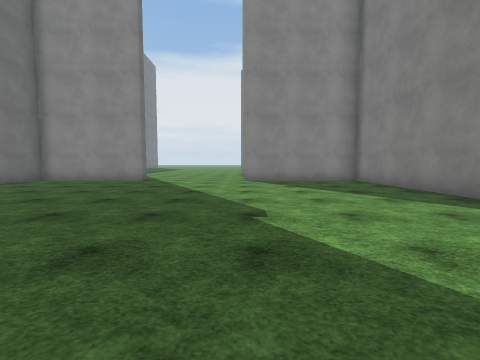
view 1 (above)

21 first-person views from a walk through a scene from a Unity 3-D project. The camera is 1.3 m above the floor, tilts 4° down and sees 90° across. The floor is counted in squares, 2 m on a side. Each view is taken from the middle of a square. On the plan, view 1 faces up. The plan holds only what a view shows up to about 9 squares ahead; the rest is blank. The place goes on beyond the plan. Surface patterns are stand-ins for the level's own textures.

view 2
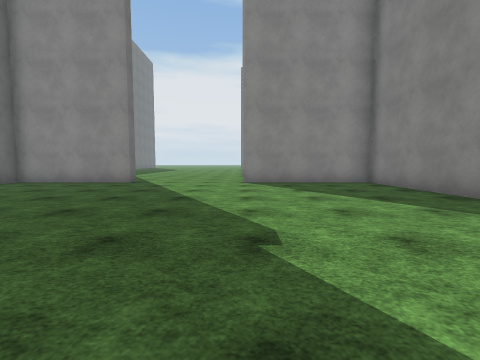

view 3
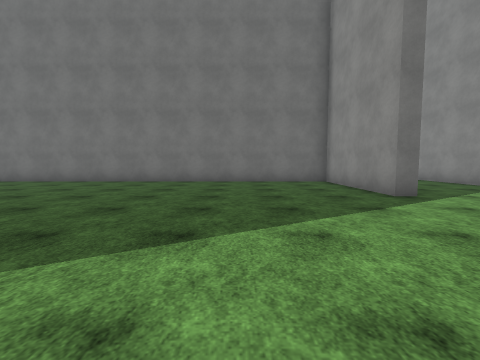

view 4
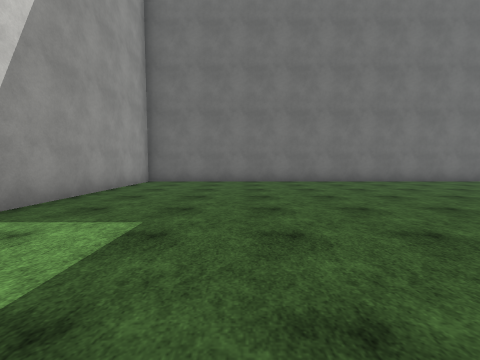

view 5
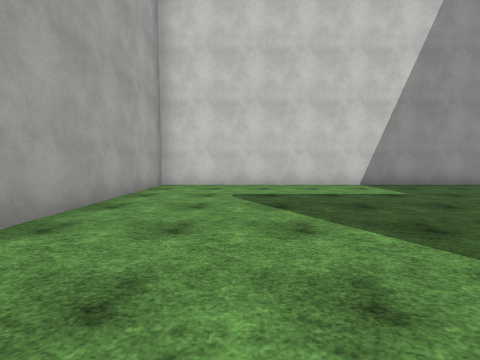

view 6
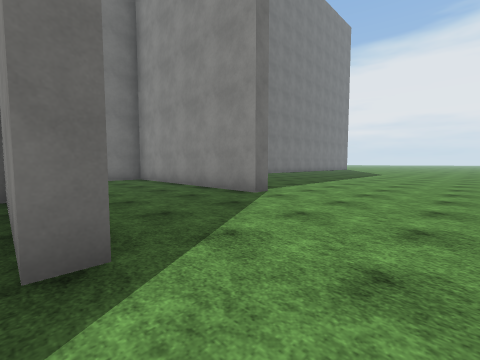

view 7
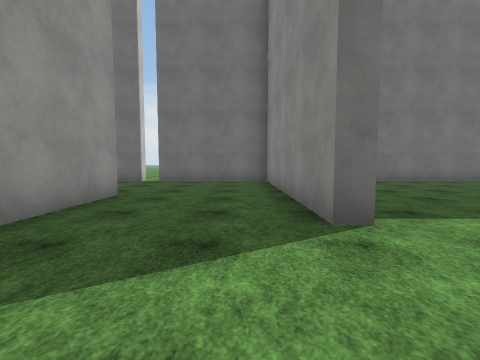

view 8
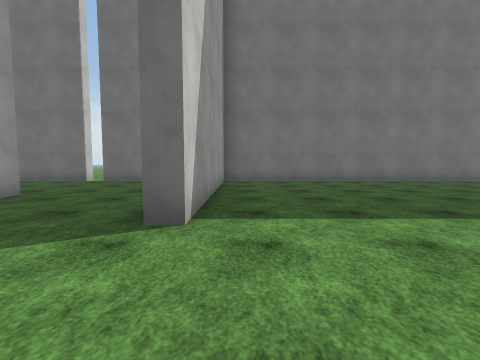

view 9
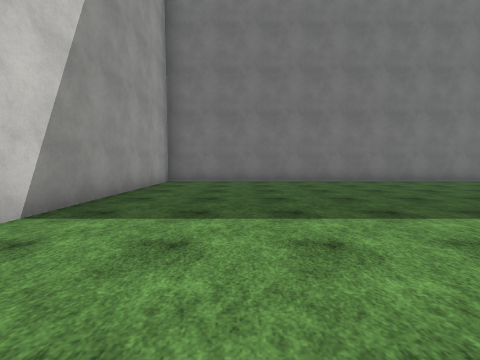

view 10
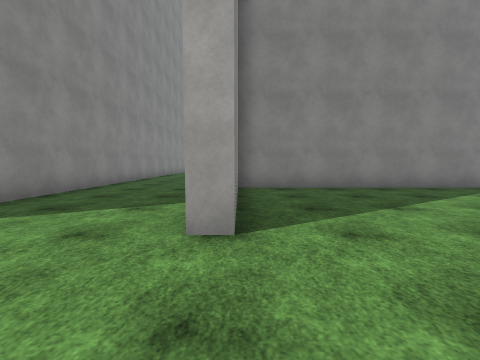

view 11
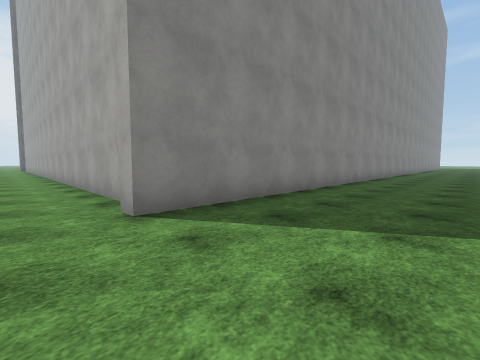

view 12
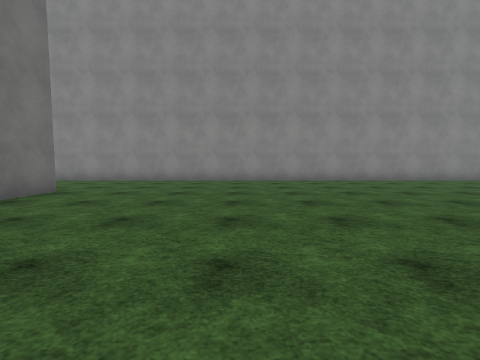

view 13
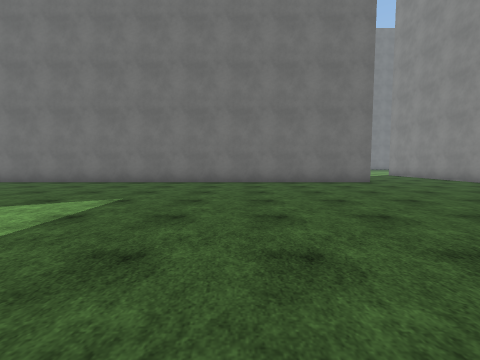

view 14
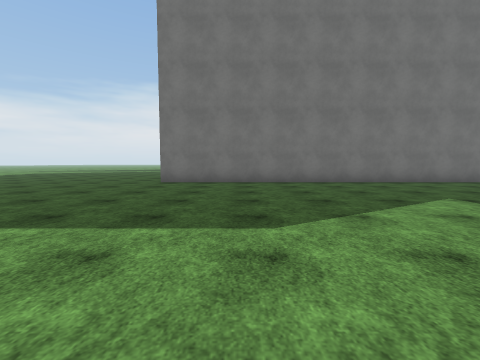

view 15
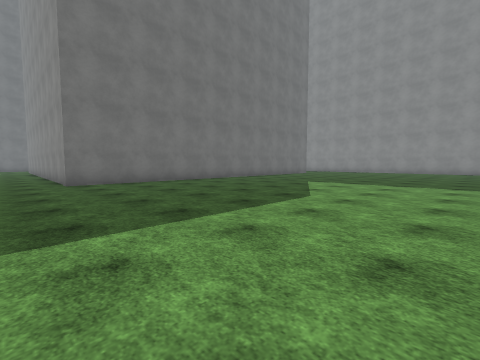

view 16
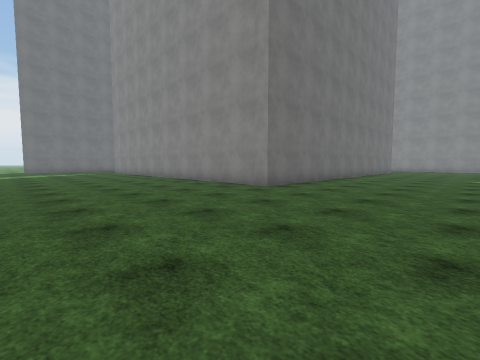

view 17
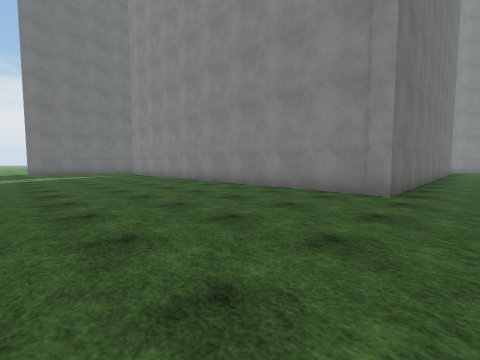

view 18
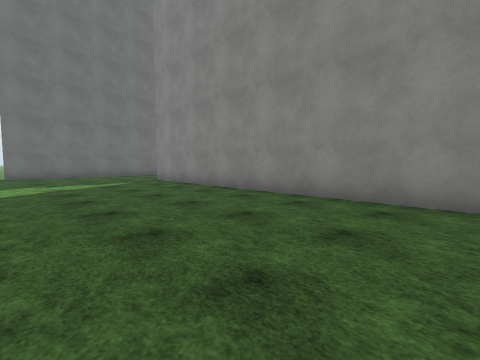

view 19
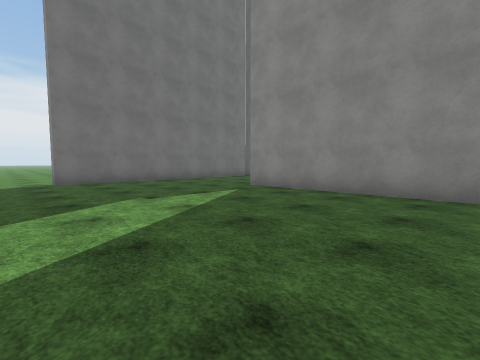

view 20
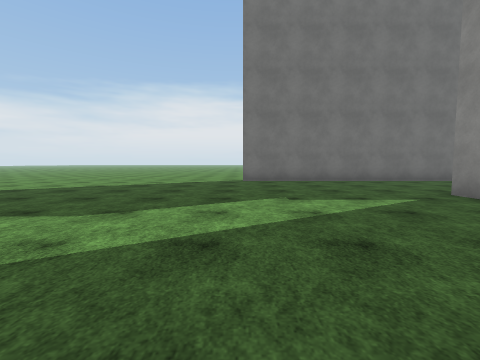

view 21
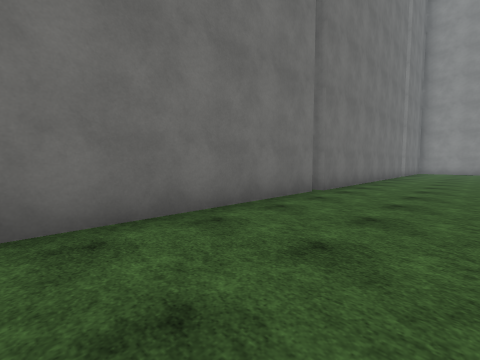

### Floor plan
Points are (right, up) in squares from view 1. A wall is a line through its corners. A room is listed if a view was taken in it or the views show most of it. See-through windows are left out.
Room 1 (views 1, 2, 3, 4, 5, 6, 7, 8, 9, 10, 11)
walls: (-3.7, 9.5) (-3.7, 9.1) (-7.5, 9.1) (-7.5, -3.2) (4.4, -3.2) (4.4, 9.1) (0.1, 9.1) (0.1, 9.5); (-8, 9.5) (-5.4, 9.5); (0.1, 13) (0.1, 13.5); (0.4, 14.2) (0.4, 21.4); (-11.7, 21.5) (-11.7, 13.4) (-5.5, 13.4) (-5.5, 13) (-8.5, 13)
ways out: opening at (-9, 11) to room 2; opening at (1, 11) to room 2
Room 2 (views 12, 13, 14, 15, 16, 17, 18, 19, 20, 21)
walls: (4.8, 9.5) (4.8, -3.7) (-8, -3.7); (18, 13) (0.1, 13); (-11.7, 0.1) (-11.7, -7.9); (-8.5, 13) (-11.7, 13) (-11.7, 9); (-11.7, 8.5) (-11.7, 0.4)
ways out: opening at (-9, 11) to room 1; opening at (1, 11) to room 1; opening at (-12, -8.5); gap at (-12, 9)

Positions as (right, up) in squares from view 1, and headings:
1: (0, 0), facing up
2: (0, 1), facing up
3: (1, 6), facing left
4: (1, 0), facing left
5: (2, 4), facing down
6: (-2, 9), facing up-left
7: (-3, 12), facing left
8: (-3, 14), facing left
9: (-3, 16), facing left
10: (-2, 9), facing right
11: (-1, 10), facing up-right
12: (9, 4), facing up
13: (13, 5), facing left
14: (13, -1), facing left
15: (13, -5), facing up-left
16: (9, -9), facing up-left
17: (6, -9), facing up-left
18: (1, -8), facing up-left
19: (-3, -9), facing up-left
20: (-3, -8), facing left
21: (-9, -5), facing up-left
